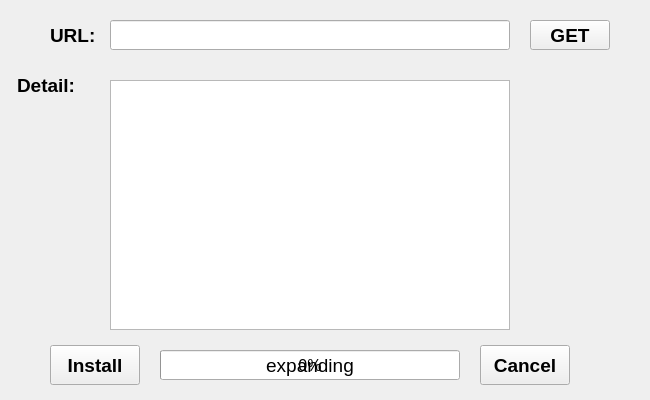
<?xml version="1.0" encoding="UTF-8"?>
<ui version="4.0">
 <class>InstallForm</class>
 <widget class="QWidget" name="InstallForm">
  <property name="windowModality">
   <enum>Qt::WindowModal</enum>
  </property>
  <property name="geometry">
   <rect>
    <x>0</x>
    <y>0</y>
    <width>650</width>
    <height>400</height>
   </rect>
  </property>
  <property name="windowTitle">
   <string>Form</string>
  </property>
  <widget class="QLabel" name="url_label">
   <property name="enabled">
    <bool>true</bool>
   </property>
   <property name="geometry">
    <rect>
     <x>50</x>
     <y>20</y>
     <width>50</width>
     <height>30</height>
    </rect>
   </property>
   <property name="font">
    <font>
     <pointsize>14</pointsize>
     <weight>75</weight>
     <bold>true</bold>
    </font>
   </property>
   <property name="text">
    <string>URL:</string>
   </property>
  </widget>
  <widget class="QLabel" name="detail_label">
   <property name="enabled">
    <bool>true</bool>
   </property>
   <property name="geometry">
    <rect>
     <x>17</x>
     <y>70</y>
     <width>80</width>
     <height>30</height>
    </rect>
   </property>
   <property name="font">
    <font>
     <pointsize>14</pointsize>
     <weight>75</weight>
     <bold>true</bold>
    </font>
   </property>
   <property name="text">
    <string>Detail:</string>
   </property>
  </widget>
  <widget class="QLineEdit" name="url_line_edit">
   <property name="geometry">
    <rect>
     <x>110</x>
     <y>20</y>
     <width>400</width>
     <height>30</height>
    </rect>
   </property>
   <property name="font">
    <font>
     <pointsize>10</pointsize>
    </font>
   </property>
   <property name="text">
    <string/>
   </property>
  </widget>
  <widget class="QTextEdit" name="detail_text_edit">
   <property name="enabled">
    <bool>true</bool>
   </property>
   <property name="geometry">
    <rect>
     <x>110</x>
     <y>80</y>
     <width>400</width>
     <height>250</height>
    </rect>
   </property>
   <property name="font">
    <font>
     <family>Arial</family>
     <pointsize>15</pointsize>
    </font>
   </property>
   <property name="readOnly">
    <bool>true</bool>
   </property>
   <property name="html">
    <string>&lt;!DOCTYPE HTML PUBLIC &quot;-//W3C//DTD HTML 4.0//EN&quot; &quot;http://www.w3.org/TR/REC-html40/strict.dtd&quot;&gt;
&lt;html&gt;&lt;head&gt;&lt;meta name=&quot;qrichtext&quot; content=&quot;1&quot; /&gt;&lt;style type=&quot;text/css&quot;&gt;
p, li { white-space: pre-wrap; }
&lt;/style&gt;&lt;/head&gt;&lt;body style=&quot; font-family:'Arial'; font-size:15pt; font-weight:400; font-style:normal;&quot;&gt;
&lt;p style=&quot;-qt-paragraph-type:empty; margin-top:0px; margin-bottom:0px; margin-left:0px; margin-right:0px; -qt-block-indent:0; text-indent:0px; font-family:'SimSun'; font-size:16pt;&quot;&gt;&lt;br /&gt;&lt;/p&gt;&lt;/body&gt;&lt;/html&gt;</string>
   </property>
  </widget>
  <widget class="QPushButton" name="get_button">
   <property name="geometry">
    <rect>
     <x>530</x>
     <y>20</y>
     <width>80</width>
     <height>30</height>
    </rect>
   </property>
   <property name="font">
    <font>
     <pointsize>14</pointsize>
     <weight>75</weight>
     <bold>true</bold>
    </font>
   </property>
   <property name="text">
    <string>GET</string>
   </property>
  </widget>
  <widget class="QPushButton" name="install_button">
   <property name="geometry">
    <rect>
     <x>50</x>
     <y>345</y>
     <width>90</width>
     <height>40</height>
    </rect>
   </property>
   <property name="font">
    <font>
     <pointsize>14</pointsize>
     <weight>75</weight>
     <bold>true</bold>
    </font>
   </property>
   <property name="text">
    <string>Install</string>
   </property>
  </widget>
  <widget class="QPushButton" name="cancel_button">
   <property name="geometry">
    <rect>
     <x>480</x>
     <y>345</y>
     <width>90</width>
     <height>40</height>
    </rect>
   </property>
   <property name="font">
    <font>
     <pointsize>14</pointsize>
     <weight>75</weight>
     <bold>true</bold>
    </font>
   </property>
   <property name="text">
    <string>Cancel</string>
   </property>
  </widget>
  <widget class="QProgressBar" name="download_bar">
   <property name="geometry">
    <rect>
     <x>160</x>
     <y>350</y>
     <width>300</width>
     <height>30</height>
    </rect>
   </property>
   <property name="font">
    <font>
     <family>Arial</family>
     <pointsize>12</pointsize>
    </font>
   </property>
   <property name="value">
    <number>0</number>
   </property>
   <property name="alignment">
    <set>Qt::AlignCenter</set>
   </property>
  </widget>
  <widget class="QLabel" name="expand_label">
   <property name="enabled">
    <bool>true</bool>
   </property>
   <property name="geometry">
    <rect>
     <x>160</x>
     <y>350</y>
     <width>300</width>
     <height>30</height>
    </rect>
   </property>
   <property name="font">
    <font>
     <family>Arial</family>
     <pointsize>14</pointsize>
    </font>
   </property>
   <property name="text">
    <string>expanding</string>
   </property>
   <property name="alignment">
    <set>Qt::AlignCenter</set>
   </property>
  </widget>
 </widget>
 <resources/>
 <connections/>
</ui>
